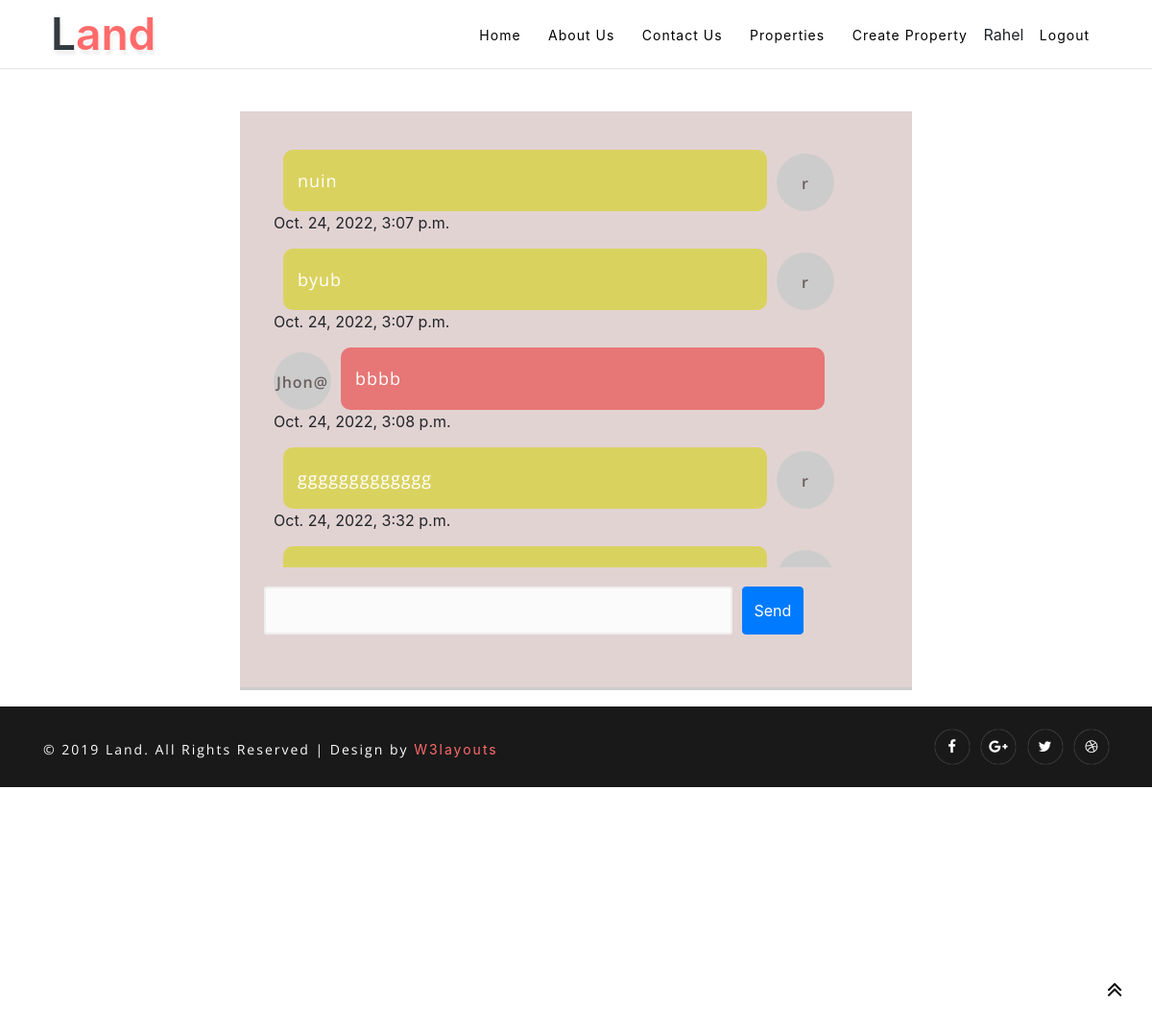
/chat1/chat/2/ (signed in), run on the app's committed database.
### chat/models.py (models this page shows)
class ChatMessage(models.Model):
    from_u=models.ForeignKey(User,related_name='from_id',db_column='from_user',on_delete=models.SET_NULL,null=True,blank=True)
    to_u=models.ForeignKey(User,related_name='to_id',db_column='to_user',on_delete=models.SET_NULL,null=True,blank=True)
    message=models.TextField()
    time=models.DateTimeField(auto_now_add=True)
    def __str__(self):
        return self.message

### chat/views.py (the view)
# urls.py: path('chat/<int:pk>/',views.chat_v,name='chat')
@login_required
def chat_v(request,pk):
    user=User.objects.get(id=pk)
    if request.method == 'POST':
        from_u=request.user
        to_u=user
        message=request.POST['mess']
        c=ChatMessage.objects.create(from_u=from_u,to_u=to_u,message=message)
        c.save()
    m=ChatMessage.objects.filter(Q(from_u=request.user,to_u=user)|Q(from_u=user,to_u=request.user)).order_by('time')
    return render(request,'main/chat.html',{'chats':m})

### main/templates/main/chat.html (shortened to what this page needs)
{%load static%}
{%include 'main/basics.html'%}
<link rel="stylesheet" href="{% static 'css/style2.css'%}">
<section >
<div class="chatbox">
<div class="chatlogs">
    {%for chat in chats%}
{%if chat.from_u == request.user%}
<div class="chat self">
    <div class="user-photo pt-3"><p style="color: rgb(107, 94, 94);font-size:medium;text-align:center;font-weight:600">{{chat.from_u}}</p></div>
    <p class="chat-message">{{chat}}</p>
    <span>{{chat.time}}</span>
    </div>
{%else%}
<div class="chat friend">
<div class="user-photo pt-3"> <p style="color: rgb(107, 94, 94);font-size:medium;text-align:center;font-weight:600">{{chat.from_u}}</p> </div>
<p class="chat-message">{{chat}}</p>
<span>{{chat.time}}</span>
</div>
{%endif%}
{%endfor%}
</div>
<form action="" method="post">
<div class="chat-form">
        <textarea name="mess" id="" cols="30" rows="10"></textarea>
        <input type="submit"class="btn btn-primary" value="Send">
</div></form>
    </div>
</section>
<footer>
  <div class="copyright-w3ls py-4">
    <div class="container">
        <div class="row">
            <p class="col-lg-8 copy-right-grids text-wh text-lg-left text-center mt-lg-2">© 2019 Land. All
                Rights Reserved | Design by
                <a href="https://w3layouts.com/" target="_blank">W3layouts</a>
            </p>
            <div class="col-lg-4 w3social-icons text-lg-right text-center mt-lg-0 mt-3">
                <ul>
                    <li>
                        <a href="#" class="rounded-circle">
                            <span class="fa fa-facebook-f"></span>
                        </a>
                    </li>
                    <li class="px-2">
                        <a href="#" class="rounded-circle">
                            <span class="fa fa-google-plus"></span>
                        </a>
                    </li>
                    <li>
                        <a href="#" class="rounded-circle">
                            <span class="fa fa-twitter"></span>
                        </a>
                    </li>
                    <li class="pl-2">
                        <a href="#" class="rounded-circle">
                            <span class="fa fa-dribbble"></span>
                        </a>
                    </li>
                </ul>
            </div>
        </div>
    </div>
  </div>
  <a href="#" class="move-top text-center">
    <span class="fa fa-angle-double-up" aria-hidden="true"></span>
  </a>
</footer>

### main/templates/main/basics.html (shortened to what this page needs)
{%load static%}
<!DOCTYPE html>
<html lang="zxx">
  <head>
    <link
      href="{% static 'css/bootstrap.css' %}"
      rel="stylesheet"
      type="text/css"
    />
    <link
      href="{% static 'css/style.css' %}"
      rel="stylesheet"
      type="text/css"
    />
    <link href="{% static 'css/font-awesome.min.css' %}" rel="stylesheet" />
  </head>
  <body>
    <body>
      <link rel="stylesheet" href="{% static 'css/font-awesome.min.css' %}" />
      <header>
        <div class="container">
          <div
            class="header d-lg-flex justify-content-between align-items-center py-2 px-sm-2 px-1"
          >
            <div id="logo">
              <h1>
                <a href="index.html"><span class="text-bl">L</span>and</a>
              </h1>
            </div>
            <div class="nav_w3ls ml-lg-5">
              <nav>
                <ul class="menu">
                  <li><a href="{% url 'index'%}">Home</a></li>
                  <li><a href="{% url 'about'%}">About Us</a></li>
                  <li><a href="{% url 'email:contact'%}">Contact Us</a></li>
                  {%if request.user.is_authenticated%}
                  <li><a href="{% url 'pro'%}">Properties</a></li>
                  <li><a href="{%url 'create' %}">Create Property</a></li>
                  <li>{{request.user.first_name}} <a href="{% url 'logout'%}">Logout</a></li>
                  {%else%}
                  <li><a href="{% url 'login'%}">Login</a></li>
                  <li><a href="{% url 'register'%}">Register</a></li>
                  {%endif%}
                </ul>
              </nav>
            </div>
          </div>
        </div>
      </header>
    </body>
  </body>
</html>

### main/static/css/style.css (style rules this page uses)
body { padding: 0; margin: 0; background: #FFF; font-family: 'Open Sans', sans-serif; }
body button, .btn, body a { transition: 0.5s all; -webkit-transition: 0.5s all; -moz-transition: 0.5s all; -o-transition: 0.5s all; -ms-transition: 0.5s all; }
html { scroll-behavior: smooth; }
h1, h2, h3, h4, h5, h6 { margin: 0; padding: 0; font-family: 'Roboto Condensed', sans-serif; }
p { margin: 0; padding: 0; font-size: 15px; letter-spacing: 1px; line-height: 1.9; color: #999; font-family: 'Open Sans', sans-serif; }
ul, ol { margin: 0; padding: 0; }
ul { list-style-type: none; }
.text-bl { color: #343a40; }
.text-wh { color: #fff; }
a.move-top { position: fixed; bottom: 3%; right: 2%; z-index: 0; background: #fff; width: 30px; height: 30px; border-radius: 50%; -webkit-border-radius: 50%; -o-border-radius: 50%; -ms-border-radius: 50%; -moz-border-radius: 50%; }
a.move-top span { color: #000; font-size: 26px; line-height: 30px; }
header { background: #fff; border-bottom: 1px solid #e4e4e4; position: fixed; width: 100%; z-index: 999; }
nav { margin: 0; padding: 0; }
#logo a { float: left; display: initial; font-weight: 600; font-size: 46px; text-shadow: 2px 5px 3px rgba(0, 0, 0, 0.06); color: #ff6b6b; }
nav:after { content: ""; display: table; clear: both; }
nav ul { padding: 0; margin: 0; list-style: none; position: relative; }
nav ul li { margin: 0px; display: inline-block; }
nav a { color: #000; font-weight: 400; font-size: 15px; margin: 0 12px; letter-spacing: 1px; display: inline-block; transition: 0.5s all; -webkit-transition: 0.5s all; -moz-transition: 0.5s all; -o-transition: 0.5s all; -ms-transition: 0.5s all; }
li>a:only-child:after { content: ''; }
.container { border-radius: 18px; }
.row { display: flex; flex-direction: row; flex-wrap: wrap; align-items:flex-start; }
@media (max-width: 1280px) { nav a { font-size: 14px; } }
footer { background: #ff6b6b; }
.copyright-w3ls { background: #191919; }
p.copy-right-grids { font-size: 14px; letter-spacing: 2px; }
p.copy-right-grids a { color: #ff6b6b; }
.w3social-icons ul li { display: inline-block; }
.w3social-icons ul li a { display: block; -webkit-box-shadow: 0px 0px 1px 0px rgba(255, 255, 255, 0.59); -moz-box-shadow: 0px 0px 1px 0px rgba(255, 255, 255, 0.59); box-shadow: 0px 0px 1px 0px rgba(255, 255, 255, 0.59); width: 36px; height: 36px; text-align: center; }
.w3social-icons ul li a span { color: #fff; font-size: 15px; line-height: 36px; }

### main/static/css/style2.css (style rules this page uses)
.chatbox { width: 700px; min-width: 400px; height: 600px; background-color: #e2d3d3; padding: 25px; margin: 20px auto; box-shadow: 0 3px #ccc; }
.chatlogs { padding: 10px; width: 100%; height: 450px; overflow-x: hidden; overflow-y: scroll; }
.chat { display: flex; flex-flow: row wrap; align-items:flex-end; margin-bottom: 10px; }
.chat .user-photo { width: 60px; height: 60px; background: #ccc; border-radius: 50%; }
.chat .chat-message { width: 80%; padding: 15px; margin: 5px 10px 0; border-radius: 10px; color: #fff; font-size: 18px; }
.friend .chat-message { background: rgb(231, 118, 118); }
.self .chat-message { background: rgb(218, 210, 95); order: -1; flex-direction: row-reverse; }
.chat-form { margin-top: 20px; display: flex; }
.chat-form textarea { background:#fbfbfb ; width: 75%; height: 50px; border: 2px solid #eee; border-radius: 3px; resize: none; padding: 10px; font-size: 18px; color: #333; }
.chat-form input { margin: 0 10px; }

### main/templates/main/basics.html (style rules this page uses)
* { box-sizing: border-box; font-family: -apple-system, BlinkMacSystemFont, "Segoe UI", Roboto, Oxygen-Sans, Ubuntu, Cantarell, "Helvetica Neue", sans-serif; }

### data on the page
ChatMessage: from_u "r", message "nuin", time "Oct. 24, 2022, 3:07 p.m."
ChatMessage: from_u "r", message "byub", time "Oct. 24, 2022, 3:07 p.m."
ChatMessage: from_u "Jhon@", message "bbbb", time "Oct. 24, 2022, 3:08 p.m."
ChatMessage: from_u "r", message "ggggggggggggg", time "Oct. 24, 2022, 3:32 p.m."

### other printed values
{{ request.user.first_name }} "Rahel"
